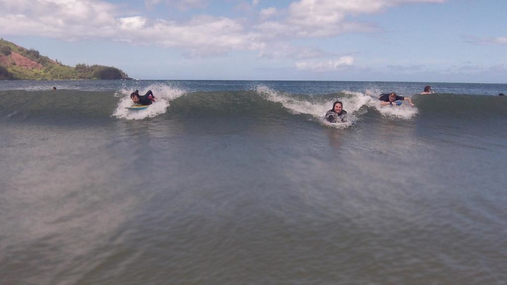
#> input picture PP03/BeccaLittlePP03/HJoceanSmall.png, 507 x 285 px, found by its file name
$ python seamcarving.py
#> lines starting #> are read from the running program, lines starting #| are printed output that depends on the picture
#> in main, surfing is the input picture: shape (285, 507, 3) float32; mean R, G, B 0.5, 0.502, 0.545
from pylab import *
from skimage import img_as_float
import math

def dual_gradient_energy(img):
	"""Return a W x H array of floats, the energy at each pixel in the passed image."""
	h = img.shape[0]
	w = img.shape[1]
	R = img[:,:,0]
	G = img[:,:,1]
	B = img[:,:,2]
	dxRed = [[[] for _ in xrange(w)] for _ in xrange(h)]
	dyRed = [[[] for _ in xrange(w)] for _ in xrange(h)]
	dxGreen = [[[] for _ in xrange(w)] for _ in xrange(h)]
	dyGreen = [[[] for _ in xrange(w)] for _ in xrange(h)]
	dxBlue = [[[] for _ in xrange(w)] for _ in xrange(h)]
	dyBlue = [[[] for _ in xrange(w)] for _ in xrange(h)]
	energy = [[[] for _ in xrange(w)] for _ in xrange(h)]
	for i in range(0, h):
		dxRed[i][0] 		= R[i][1]-R[i][w-1]
		dxRed[i][0] 		= dxRed[i][0]*dxRed[i][0]
		dxRed[i][w-1] 		= R[i][0]-R[i][w-2]
		dxRed[i][w-1] 		= dxRed[i][w-1]*dxRed[i][w-1]
		dxGreen[i][0] 		= G[i][1]-G[i][w-1]
		dxGreen[i][0] 		= dxGreen[i][0]*dxGreen[i][0]
		dxGreen[i][w-1] 	= G[i][0]-G[i][w-2]
		dxGreen[i][w-1] 	= dxGreen[i][w-1]*dxGreen[i][w-1]
		dxBlue[i][0] 		= B[i][1]-B[i][w-1]
		dxBlue[i][0] 		= dxBlue[i][0]*dxBlue[i][0]
		dxBlue[i][w-1] 		= B[i][0]-B[i][w-2]
		dxBlue[i][w-1] 		= dxBlue[i][w-1]*dxBlue[i][w-1]

		energy[i][0] 		= dxRed[i][0]+dxGreen[i][0]+dxBlue[i][0]
		energy[i][w-1] 		= dxRed[i][w-1]+dxGreen[i][w-1]+dxBlue[i][w-1]

		for j in range(1, w-1):
			dxRed[i][j] 	= R[i][j+1]-R[i][j-1]
			dxRed[i][j] 	= dxRed[i][j]*dxRed[i][j]
			dxGreen[i][j] 	= G[i][j+1]-G[i][j-1]
			dxGreen[i][j] 	= dxGreen[i][j]*dxGreen[i][j]
			dxBlue[i][j] 	= B[i][j+1]-B[i][j-1]
			dxBlue[i][j] 	= dxBlue[i][j]*dxBlue[i][j]

			energy[i][j] 	= dxRed[i][j]+dxGreen[i][j]+dxBlue[i][j]

	for i in range(0,w):
		dyRed[0][i] 		= R[1][i]-R[h-1][i]
		dyRed[0][i] 		= dyRed[0][i]*dyRed[0][i]
		dyRed[h-1][i] 		= R[0][i]-R[h-2][i]
		dyRed[h-1][i] 		= dyRed[h-1][i]*dyRed[h-1][i]
		dyGreen[0][i] 		= G[1][i]-G[h-1][i]
		dyGreen[0][i] 		= dyGreen[0][i]*dyGreen[0][i]
		dyGreen[h-1][i] 	= G[0][i]-G[h-2][i]
		dyGreen[h-1][i] 	= dyGreen[h-1][i]*dyGreen[h-1][i]
		dyBlue[0][i] 		= B[1][i]-B[h-1][i]
		dyBlue[0][i] 		= dyBlue[0][i]*dyBlue[0][i]
		dyBlue[h-1][i] 		= B[0][i]-B[h-2][i]
		dyBlue[h-1][i] 		= dyBlue[h-1][i]*dyBlue[h-1][i]

		energy[0][i] 	   += dyRed[0][i]+dyGreen[0][i]+dyBlue[0][i]
		energy[h-1][i]     += dyRed[h-1][i]+dyGreen[h-1][i]+dyBlue[h-1][i]

		for j in range(1, h-1):
			dyRed[j][i] 	= R[j+1][i]-R[j-1][i]
			dyRed[j][i] 	= dyRed[j][i]*dyRed[j][i]
			dyGreen[j][i] 	= G[j+1][i]-G[j-1][i]
			dyGreen[j][i] 	= dyGreen[j][i]*dyGreen[j][i]
			dyBlue[j][i] 	= B[j+1][i]-B[j-1][i]
			dyBlue[j][i] 	= dyBlue[j][i]*dyBlue[j][i]

			energy[j][i]   += dyRed[j][i]+dyGreen[j][i]+dyBlue[j][i]
	print("Energy is: ")
	print(energy)
	return energy

def find_seam(img,energy):
	"""Return an array of H integers, for each row of the passed image return the column of the seam (lowest energy path)."""
	h = img.shape[0]
	w = img.shape[1]
	shortestPath = [[[[] for _ in range(2)] for _ in xrange(w)] for _ in xrange(h)]
	for j in range(0,w):
		shortestPath[0][j][0] = -1
		shortestPath[0][j][1] = energy[0][j]
		for i in range(1,h):
			shortestPath[i][j][0] = -1
			shortestPath[i][j][1] = float("inf")
	for j in range(0,w):
		for i in range(0,h-1):
			if (j == 0):
				if (shortestPath[i][j][1] < shortestPath[i][j+1][1]):
					shortestPath[i+1][j][0] = j
					shortestPath[i+1][j][1] = shortestPath[i][j][1]+energy[i+1][j]
				else:
					shortestPath[i+1][j][0] = j+1
					shortestPath[i+1][j][1] = shortestPath[i][j+1][1]+energy[i+1][j]
			if (j == w-1):
				if (shortestPath[i][j-1][1] < shortestPath[i][j][1]):
					shortestPath[i+1][j][0] = j-1
					shortestPath[i+1][j][1] = shortestPath[i][j-1][1]+energy[i+1][j]
				else:
					shortestPath[i+1][j][0] = j
					shortestPath[i+1][j][1] = shortestPath[i][j][1]+energy[i+1][j]
			else:
				if (shortestPath[i][j-1][1] < shortestPath[i][j][1]):
					if (shortestPath[i][j-1][1] < shortestPath[i][j+1][1]):
						shortestPath[i+1][j][0] = j-1
						shortestPath[i+1][j][1] = shortestPath[i][j-1][1]+energy[i+1][j]
					else:
						shortestPath[i+1][j][0] = j+1
						shortestPath[i+1][j][1] = shortestPath[i][j+1][1]+energy[i+1][j]
				else:
					if (shortestPath[i][j][1] < shortestPath[i][j+1][1]):
						shortestPath[i+1][j][0] = j
						shortestPath[i+1][j][1] = shortestPath[i][j][1]+energy[i+1][j]
					else:
						shortestPath[i+1][j][0] = j+1
						shortestPath[i+1][j][1] = shortestPath[i][j+1][1]+energy[i+1][j]

	optimal = (-1,float("inf"))
	for j in range(0,w):
		if (shortestPath[h-1][j][1] < optimal[1]):
			optimal = (j, shortestPath[h-1][j][1])
	seam = [[] for _ in xrange(h)]
	seam[h-1] = optimal[0]
	for i in range(h-2,-1,-1):
		seam[i] = shortestPath[i+1][seam[i+1]][0]
	print("Seam is:")
	print(seam)
	return seam

def remove_seam(img,seam):
	"""Modify passed image in-place and return a W-1 x H x 3 slice - the image minus the seam."""
	h = img.shape[0]
	w = img.shape[1]

	newImage = [[[] for _ in xrange(w-1)] for _ in xrange(h)]
	for i in range(0,h):
		currentJ = 0
		for j in range(0,w):
			if (j != seam[i]):
				newImage[i][currentJ][:] = img[i][j][:]
				currentJ = currentJ+1
	print("The image without the seam is: ")
	print(newImage)
	return newImage

def plot_seam(img,seam,energy):
	"""Plot the original image, its energy function, a visualization of the seam, and the new image with seam removed."""
	h = img.shape[0]
	w = img.shape[1]

	figure()
	gray()

	subplot(2,2,1); imshow(img); title('RGB')

	maxEnergy = 0;
	for i in range(0,h):
		for j in range(0,w):
			if (energy[i][j] > maxEnergy):
				maxEnergy = energy[i][j]
	energyImage = [[[] for _ in xrange(w)] for _ in xrange(h)]
	for i in range(0,h):
		for j in range(0,w):
			energyImage[i][j] = math.floor(energy[i][j]/maxEnergy*255)
	subplot(2,2,2); imshow(energyImage); title('energy')

	seamImage = energyImage
	for i in range(0,h):
		seamImage[i][seam[i]] = 255.0
	subplot(2,2,4); imshow(seamImage); title('seam')

	newImage = remove_seam(img,seam)
	subplot(2,2,3); imshow(newImage); title('new')

	show()
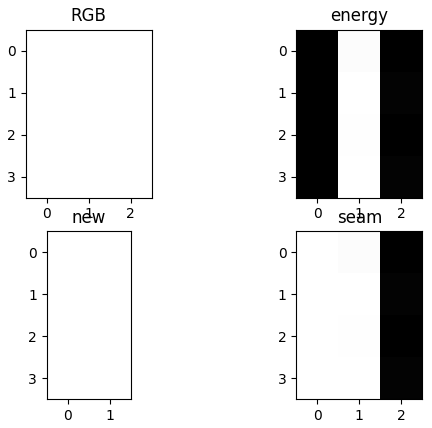
#> figure drawn by matplotlib, 4 panels

def main():
	"""Use dynamic programming to find the seam for test images and plot relevant visualizations."""
	surfing = imread("HJoceanSmall.png")
	small1 = [[[255.0,101.0,51.0],[255.0,101.0,153.0],[255.0,101.0,255.0]],
		   	  [[255.0,153.0,51.0],[255.0,153.0,153.0],[255.0,153.0,255.0]],
		   	  [[255.0,203.0,51.0],[255.0,204.0,153.0],[255.0,205.0,255.0]],
		   	  [[255.0,255.0,51.0],[255.0,255.0,153.0],[255.0,255.0,255.0]]]
	small2 = [[[97.0,82.0,107.0],[220.0,172.0,141.0],[243.0,71.0,205.0],[129.0,173.0,222.0],[225.0,40.0,209.0],[66.0,109.0,219.0]],
		   	  [[181.0,78.0,68.0],[15.0,28.0,216.0],[245.0,150.0,150.0],[177.0,100.0,167.0],[205.0,205.0,177.0],[147.0,58.0,99.0]],
		   	  [[196.0,224.0,21.0],[166.0,217.0,190.0],[128.0,120.0,162.0],[104.0,59.0,110.0],[49.0,148.0,137.0],[192.0,101.0,89.0]],
			  [[83.0,143.0,103.0],[110.0,79.0,247.0],[106.0,71.0,174.0],[92.0,240.0,205.0],[129.0,56.0,146.0],[121.0,111.0,147.0]],
			  [[82.0,157.0,137.0],[92.0,110.0,129.0],[183.0,107.0,80.0],[89.0,24.0,217.0],[207.0,69.0,32.0],[156.0,112.0,31.0]]]

	img1 = img_as_float(small1)
	print("For the first small data set,")
	print("The image is: ")
	print(img1)
	energy1 = dual_gradient_energy(img1)
	seam1 = find_seam(img1,energy1)
	plot_seam(img1,seam1,energy1)

	img2 = img_as_float(small2)
	print("For the second small data set,")
	print("The image is: ")
	print(img2)
	energy2 = dual_gradient_energy(img2)
	seam2 = find_seam(img2,energy2)
	plot_seam(img2,seam2,energy2)
#> in plot_seam (call 2), `show()`:
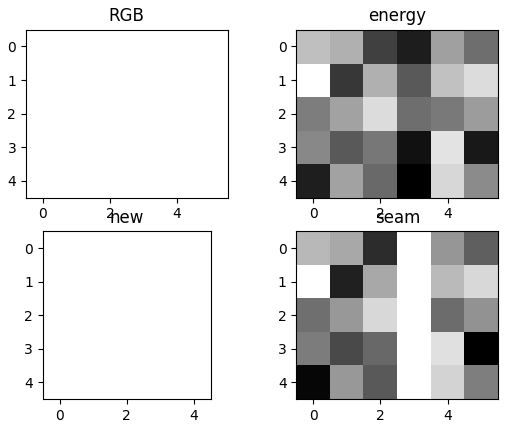
#> figure drawn by matplotlib, 4 panels

	img3 = img_as_float(surfing)
	energy3 = dual_gradient_energy(img3)
#> in dual_gradient_energy (call 3), `R = img[:,:,0]`:
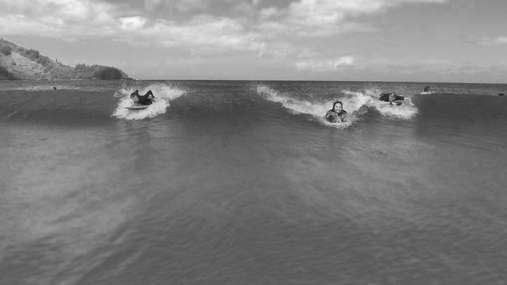
#> R: shape (285, 507) float32; min 0.0941, max 0.992, mean 0.501
#> in dual_gradient_energy (call 3), `B = img[:,:,2]`:
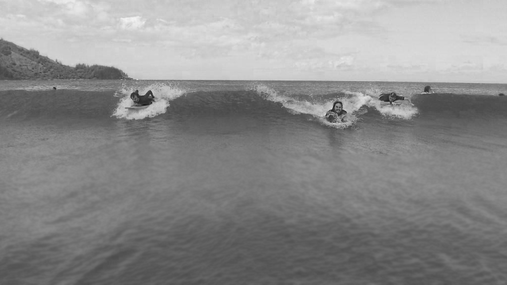
#> B: shape (285, 507) float32; min 0.0902, max 0.957, mean 0.544
#> after the loop in dual_gradient_energy (call 3), `for i in range(0, h):`: dxBlue = 285 items
#> (printed output is left out)
#> energy3 = 285 items
	seam3 = find_seam(img3,energy3)
#> seam3 = 285 values from 401 to 500
	plot_seam(img3,seam3,energy3)
#> after the loop in plot_seam (call 3), `for i in range(0,h):`: maxEnergy = 2.17
#> after the loop in plot_seam (call 3), `for i in range(0,h):`: energyImage = 285 items
#> in plot_seam (call 3), `show()`:
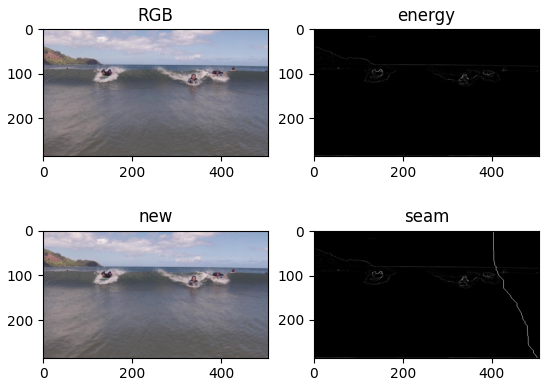
#> figure drawn by matplotlib, 4 panels


if __name__ == '__main__':
	main()
